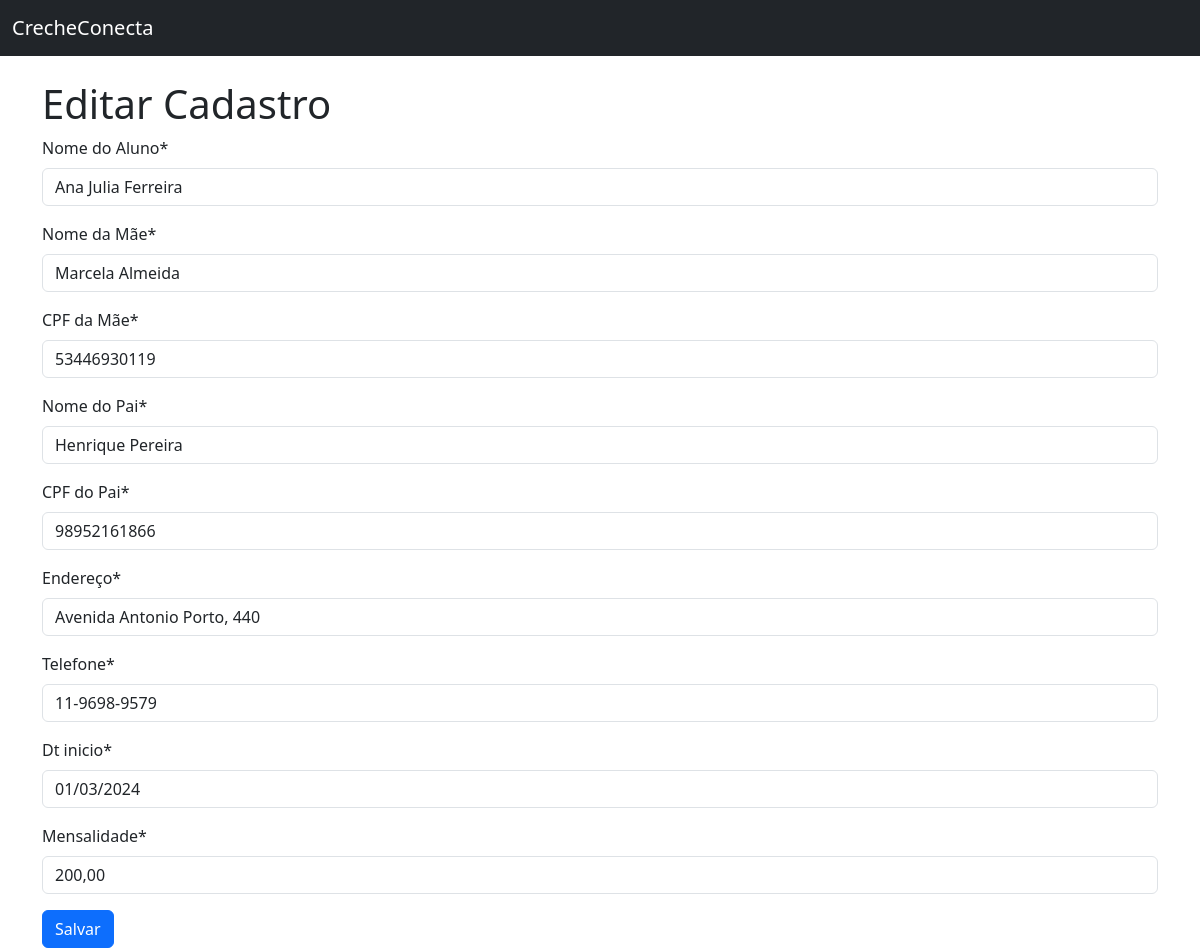
Screenshot of /update/1 with the database file from the repository.
### todos/models.py (models this page shows, shortened)
class Todo(models.Model):
    nome_aluno = models.CharField(verbose_name="Nome do Aluno",max_length=100, null=False, blank=False) # valores no formato texto
    nome_mae = models.CharField(verbose_name="Nome da Mãe",max_length=100, null=False, blank=False) # valores no formato texto
    cpf_mae = models.CharField(verbose_name="CPF da Mãe",max_length=100, null=False, blank=False) # valores no formato texto
    nome_pai = models.CharField(verbose_name="Nome do Pai",max_length=100, null=False, blank=False) # valores no formato texto
    cpf_pai = models.CharField(verbose_name="CPF do Pai",max_length=100, null=False, blank=False) # valores no formato texto
    endereco = models.CharField(verbose_name="Endereço",max_length=100, null=False, blank=False) # valores no formato texto
    telefone = models.CharField(verbose_name="Telefone",max_length=100, null=False, blank=False) # valores no formato texto
    dt_inicio = models.DateField(null=False, blank=False)
    mensalidade = models.CharField(verbose_name="Mensalidade",max_length=100, null=False, blank=False) # valores no formato texto
    created_at = models.DateTimeField(auto_now_add=True, null=False, blank=False) #criar o campo que criado automaticamente na data e hora que foi feito o cadastro
    finished_at = models.DateField(null=True) #pode ficar em branco
    class Meta:
        ordering = ["nome_aluno"]

### todos/views.py (the view)
# urls.py: path("update/<int:pk>", TodoUpdateView.as_view(), name="todo_update"),
class TodoUpdateView(UpdateView):
    model = Todo
    fields = ["nome_aluno", "nome_mae", "cpf_mae", "nome_pai", "cpf_pai", "endereco", "telefone", "dt_inicio", "mensalidade"]
    success_url = reverse_lazy ("todo_list")

### todos/templates/todos/todo_form.html (shortened to what this page needs)
{% extends 'base.html' %}
{% load crispy_forms_tags %}
{% block content %}
    {% if todo.pk %}
      <h1> Editar Cadastro </h1>
    {% else %}
      <h1> Novo Cadastro </h1>
    {% endif %}
  <form method="POST">
    {{ form|crispy }}
    <button type=submit class="btn btn-primary">Salvar</button>
  </form>
{% endblock content %}

### rows the page displays
Todo: nome_aluno "Ana Julia Ferreira", nome_mae "Marcela Almeida", cpf_mae "53446930119", nome_pai "Henrique Pereira", cpf_pai "98952161866", endereco "Avenida Antonio Porto, 440", telefone "11-9698-9579", dt_inicio "01/03/2024", mensalidade "200,00"
